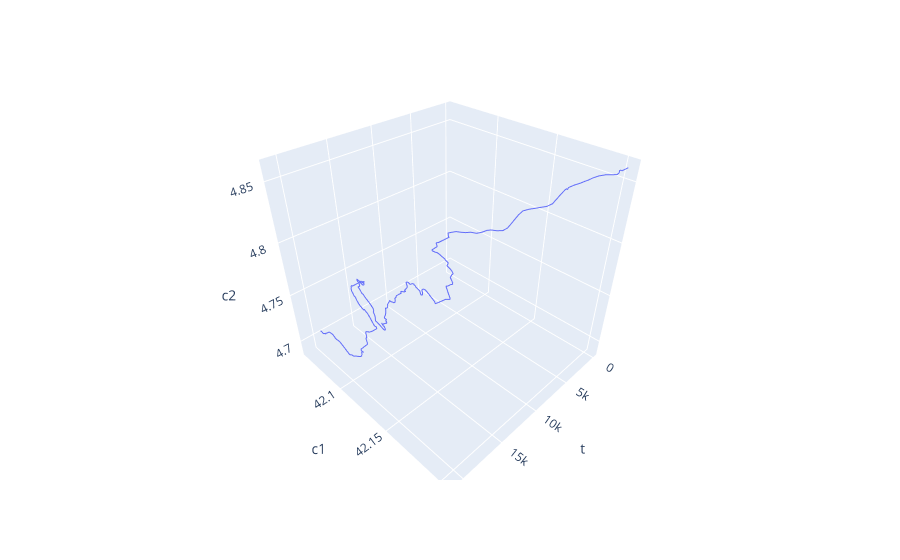

Write notebook code for a chart like this one.
### Code cell
px.line_3d(df[df.tid == 1], x="t", y="c1", z="c2")

### Figure 1 — Plotly figure (JSON) as saved in the notebook; plotly's stock layout.template omitted (floating-point values rounded to 4 significant figures; data arrays with more than 128 entries replaced by an {"elided": "..."} marker saying what was removed)
{"data": [{"hovertemplate": "t=%{x}<br>c1=%{y}<br>c2=%{z}<extra></extra>", "legendgroup": "", "line": {"color": "#636efa", "dash": "solid"}, "marker": {"symbol": "circle"}, "mode": "lines", "name": "", "scene": "scene", "showlegend": false, "type": "scatter3d", "x": {"elided": "370 int values"}, "y": {"elided": "370 float values"}, "z": {"elided": "370 float values"}}], "layout": {"legend": {"tracegroupgap": 0}, "margin": {"t": 60}, "scene": {"domain": {"x": [0, 1], "y": [0, 1]}, "xaxis": {"title": {"text": "t"}}, "yaxis": {"title": {"text": "c1"}}, "zaxis": {"title": {"text": "c2"}}}}}
